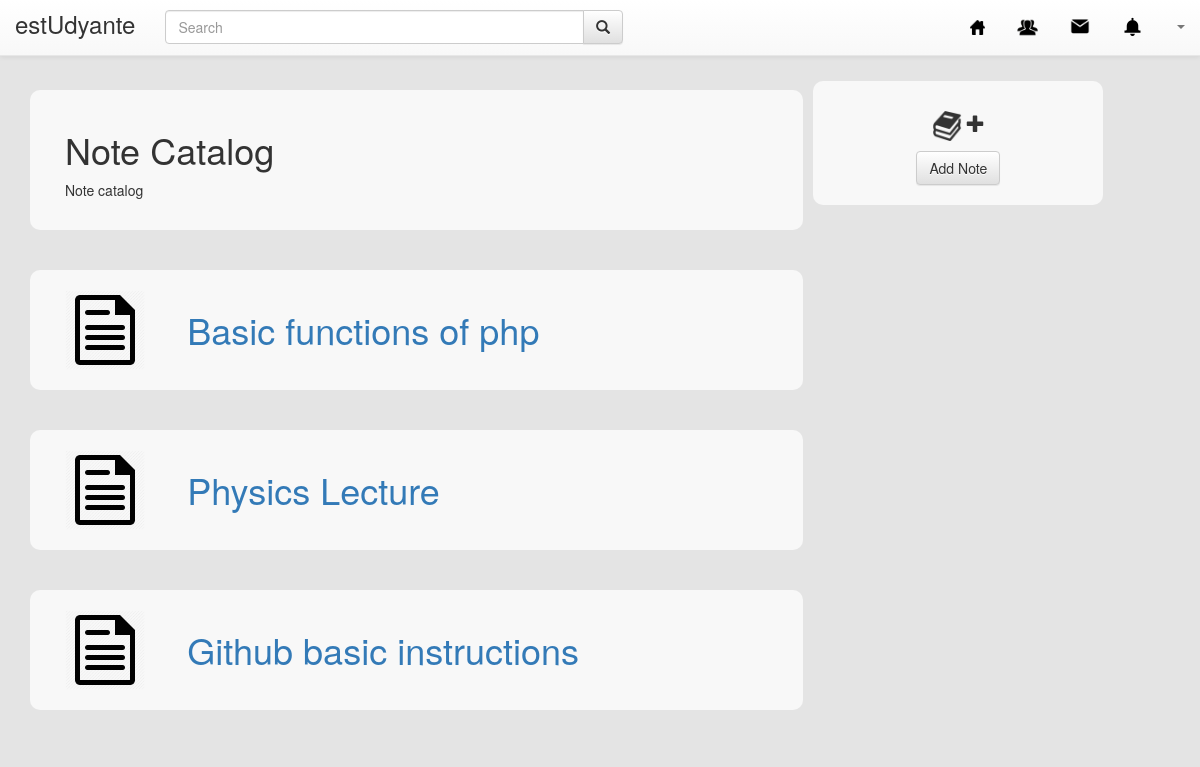
The app's page /index.php/notecatalog, older data.
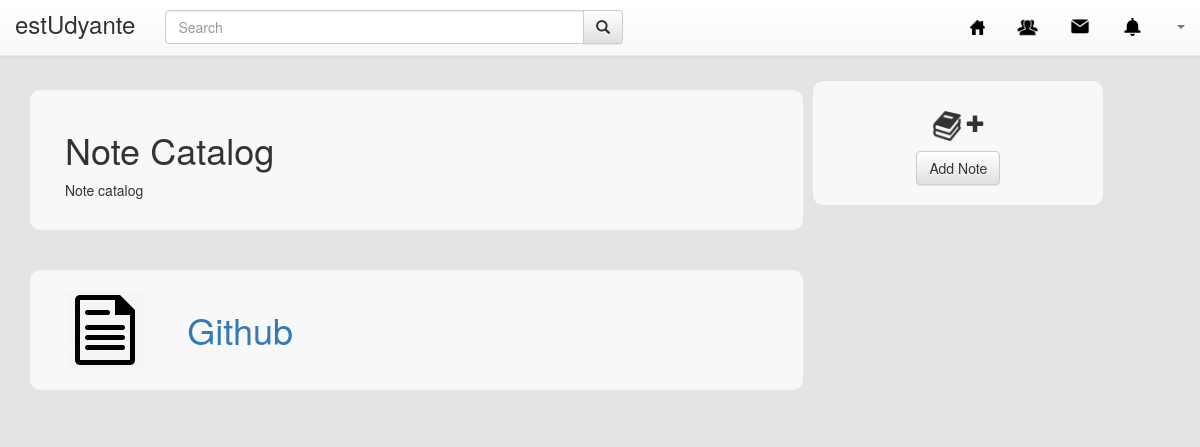
The same page, newer data.
### tables this page shows
CREATE TABLE `note` (
  `note_ID` int(10) NOT NULL,
  `note_name` varchar(100) NOT NULL,
  `note_desc` varchar(1000) NOT NULL,
  `user_id` int(100) NOT NULL,
  `file` varchar(255) NOT NULL
);

### application/controllers/notecatalog.php (called while the page is built, shortened)
<?php
class notecatalog extends CI_Controller {
	public function __construct(){
		$this->load->model('estu_model','estudyante');
	}
	public function index(){
    $data['name'] = $this->session->userdata('email');
      $rs = $this->estudyante->read_note();
    foreach($rs as $r)
    {
      $info = array(
            'note_desc' => $r['note_desc'],
            'note_name' => $r['note_name'],
            );
      $note[] = $info;
    }
    if ($note!=null)
    {
      $data['note'] = $note;
    }
    else
    {
      $data['note'] = null;
    }
    $userinfo = $this->estudyante->read_info($data['name']);
      foreach($userinfo as $i){
        $info = array(
          'id' => $i['id'],
          'firstname' => $i['firstname'],
          'lastname' => $i['lastname'],
          'email' => $i['email'],
        );
      }
      $data['title'] = $info['firstname'].' '.$info['lastname'];
      $data['name'] = $info['firstname'].' '.$info['lastname'];
      $data['headername'] = $this->session->userdata('headername');
    $this->load->view('include/headerpage',$data);
    $this->load->view('estUdyante/notecatalog',$data);
    }
}

### index.php (called while the page is built, shortened)
<?php
require_once BASEPATH.'core/CodeIgniter.php';

### application/models/estu_model.php (called while the page is built, shortened)
<?php
class estu_model extends CI_Model {
	private $note = "note";
	public function read_note($condition=null){
	$query=$this->db->get($this->note);
	return $query->result_array();
	}
	public function read_info($condition=null){
	$this->db->select('*');
	$this->db->from('user1');
	$query= $this->db->get();
	return $query->result_array();
	}
}
?>

### application/views/estUdyante/notecatalog.php (the view, shortened to what this page needs)
<div class="container-fluid">
        <div id="content">
            <div class="row" id="contentrow">
                <div class="col-md-8 col-md-offset-0" id="feed">
                    <div class="row" id="write">
                        <div class="col-md-9">
                            <h1 class="text-left">Note Catalog</h1></div>
                        <div class="col-md-9">
                            <p class="text-left">Note catalog</p>
                        </div>
                    </div>
                    <div class="row" id="row_divider"></div>
                </div>
                <div class="col-md-1" id="divider"></div>
                <div class="col-md-3" id="function">
                    <div class="row" id="book">
                        <div class="col-md-12">
                            <h4 class="text-center"><img src="<?php echo base_url('assets/img/book-icon-149.png') ?>" alt="book icon" width="30"> <i class="glyphicon glyphicon-plus"></i></h4></div>
                        <div class="col-md-12">
                           <a href="<?php echo base_url('notecatalog/addnote') ?>"><button class="btn btn-default" type="button">Add Note </button></a>
                        </div>
                    </div>
                    <div class="row" id="row_divider"></div>
                </div>
                <?php
                foreach(array_reverse($note) as $s){?>
                <div class="col-md-8 col-md-offset-0" id="feed">
                   <a href="<?php echo base_url('notecatalog/noteinfo') ?>"> <div class="row" id="write">
                        <div class="col-md-2"><img class="img-responsive" src="<?php echo base_url('assets/img/Document_black-512.png') ?>" alt="Note Cover" width="80"></div>
                        <div class="col-md-9">
                            <h1 class="text-left"><?php echo $s['note_name'] ?></h1></div>
                        <div class="col-md-9">
                        </div>
                    </div>
                    <div class="row" id="row_divider"></div>
                    </a>
                </div>
                <?php
                            }
                ?>
            </div>
        </div>
    </div>
</body>
</html>

### application/views/include/headerpage.php (shortened to what this page needs)
<!DOCTYPE html>
<html>
<head>
    <link href="<?php echo base_url('bootstrap/css/mystyle.css')?>" rel="stylesheet" />
    <link href="<?php echo base_url('bootstrap/css/profilepic.css')?>" rel="stylesheet" />
    <link href="<?php echo base_url('bootstrap/css/bootstrap.css'); ?>" rel="stylesheet" />
    <link href="<?php echo base_url('bootstrap/css/bootstrap-theme.css'); ?>" rel="stylesheet" />
    <link href="<?php echo base_url('bootstrap/css/custom.css'); ?>" rel="stylesheet" />
    <link href="<?php echo base_url('bootstrap/css/homepage.css'); ?>" rel="stylesheet" />
    <link href="<?php echo base_url('bootstrap/css/bookcatalog.css'); ?>" rel="stylesheet" />
    <link href="<?php echo base_url('bootstrap/css/profile.css'); ?>" rel="stylesheet" />
    <link href="<?php echo base_url('bootstrap/css/user.css'); ?>" rel="stylesheet" />
</head>
<body>
<nav class="navbar navbar-default navbar-fixed-top">
        <div class="container-fluid">
            <div class="navbar-header"><a class="navbar-brand navbar-link" href="<?php echo base_url('homepage') ?>"> estUdyante </a>
            </div>
            <div class="collapse navbar-collapse" id="navcol-1">
                <form autocomplete="off" role="form" method="post" action = <?php echo base_url('homepage/search')?>>
                    <div class="col-md-5 searchbar">
                        <div class="input-group">
                            <input name="search" class="form-control" type="text" placeholder="Search" id="AnnualSearchBox">
                            <div class="input-group-btn">
                                <button class="btn btn-default" type="submit"> <i class="glyphicon glyphicon-search"></i></button>
                            </div>
                        </div>
                    </div>
                </form>
                <ul class="nav navbar-nav navbar-right">
                    <li role="presentation"><a href=<?php echo base_url('profile/id/'.$this->session->userdata('logged_user')) ?> ><?php echo $headername ?> </a></li>
                    <li role="presentation">
                        <a href="<?php echo base_url('homepage') ?>"><img src="<?php echo base_url('assets/img/home-512.png') ?>" width="15"> </a>
                    </li>
                    <li role="presentation">
                        <a href="<?php echo base_url('friendlist') ?>"><img src="<?php echo base_url('assets/img/users-256x256.png') ?>" alt="Friends" width="25"> </a>
                    </li>
                    <li role="presentation">
                        <a href="#"> <img src="<?php echo base_url('assets/img/filled_message1600.png') ?>" alt="Message" width="20"></a>
                    </li>
                    <li role="presentation">
                        <a href="#"><img src="<?php echo base_url('assets/img/10118-200.png') ?>" alt="Notification" width="25"> </a>
                    </li>
                    <li class="dropdown">
                        <a class="dropdown-toggle" data-toggle="dropdown" aria-expanded="false" href="#"> <span class="caret"></span></a>
                    </li>
                </ul>
            </div>
        </div>
    </nav>

Row changes from the older to the newer data that the page shows:
removed note: note_name "Basic functions of php"
removed note: note_name "Physics Lecture"
removed note: note_name "Github basic instructions"
added note: note_name "Github"
